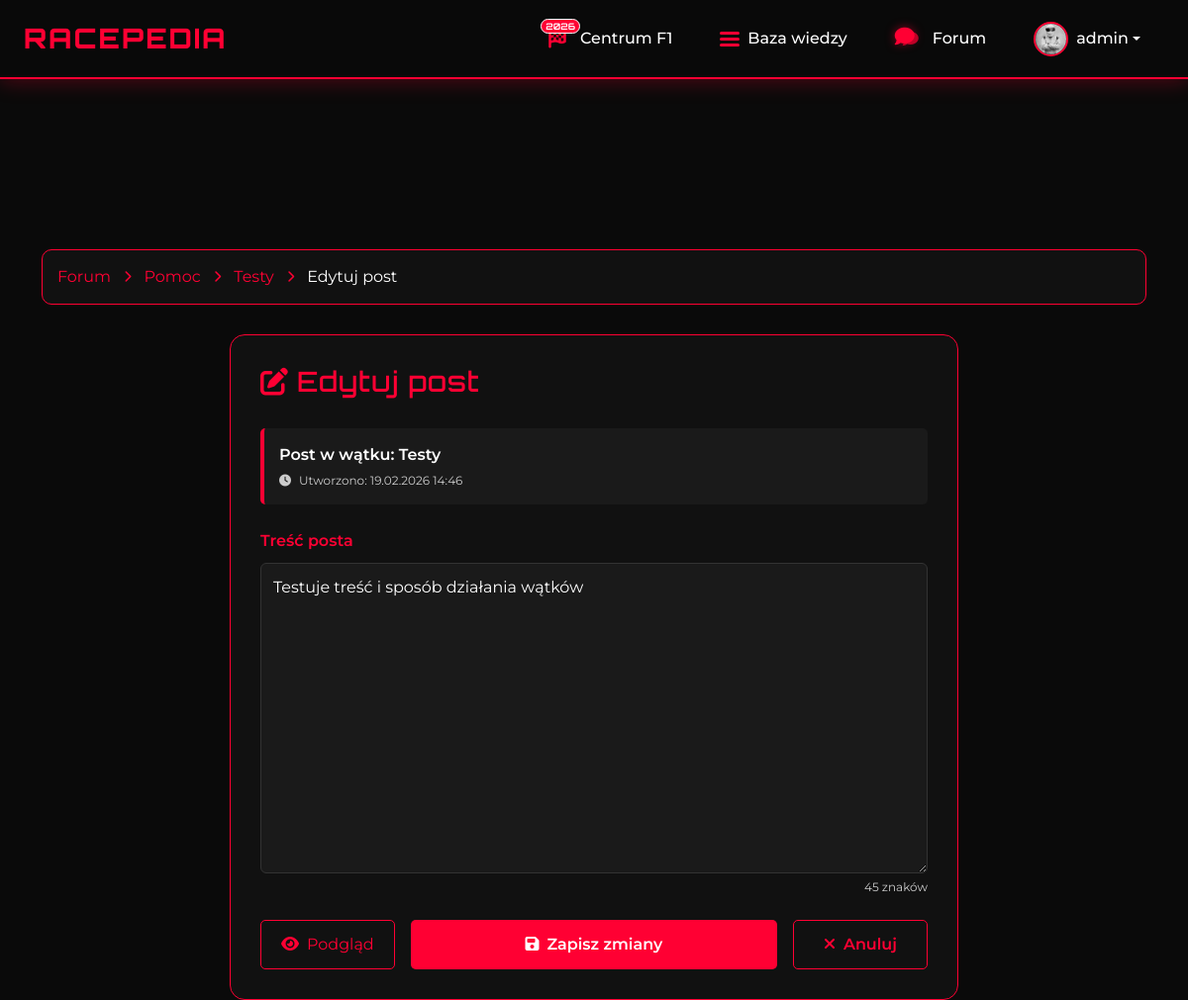
The app's page /forum/edit_post.php?id=1 (signed in) with its own data.
### tables this page shows
CREATE TABLE `forum_posts` (
  `id` int NOT NULL,
  `thread_id` int NOT NULL,
  `content` text NOT NULL,
  `author_id` int NOT NULL,
  `created_at` timestamp NOT NULL DEFAULT CURRENT_TIMESTAMP,
  `updated_at` timestamp NULL DEFAULT NULL ON UPDATE CURRENT_TIMESTAMP,
  `is_edited` tinyint(1) NOT NULL DEFAULT '0',
  `is_solution` tinyint(1) NOT NULL DEFAULT '0'
);

CREATE TABLE `forum_categories` (
  `id` int NOT NULL,
  `name` varchar(100) NOT NULL,
  `description` text,
  `icon` varchar(50) DEFAULT NULL,
  `display_order` int NOT NULL DEFAULT '0',
  `is_active` tinyint(1) NOT NULL DEFAULT '1'
);

CREATE TABLE `forum_threads` (
  `id` int NOT NULL,
  `category_id` int NOT NULL,
  `title` varchar(255) NOT NULL,
  `content` text NOT NULL,
  `author_id` int NOT NULL,
  `created_at` timestamp NOT NULL DEFAULT CURRENT_TIMESTAMP,
  `updated_at` timestamp NULL DEFAULT NULL ON UPDATE CURRENT_TIMESTAMP,
  `views` int NOT NULL DEFAULT '0',
  `is_pinned` tinyint(1) NOT NULL DEFAULT '0',
  `is_locked` tinyint(1) NOT NULL DEFAULT '0',
  `last_post_id` int DEFAULT NULL,
  `last_post_at` timestamp NULL DEFAULT NULL
);

### forum/edit_post.php (the view, shortened to what this page needs)
<?php
include "../backend/config.php";
$post_id = $_GET['id'] ?? 0;
$stmt = $conn->prepare("
    SELECT p.*, t.id as thread_id, t.title as thread_title,
           c.id as category_id, c.name as category_name
    FROM forum_posts p
    JOIN forum_threads t ON p.thread_id = t.id
    JOIN forum_categories c ON t.category_id = c.id
    WHERE p.id = ?
");
$stmt->bind_param("i", $post_id);
$stmt->execute();
$post = $stmt->get_result()->fetch_assoc();
?>
<!DOCTYPE html>
<html lang="pl">
<head>
    <link href="https://cdn.jsdelivr.net/npm/bootstrap@5.3.2/dist/css/bootstrap.min.css" rel="stylesheet">
    <link rel="stylesheet" href="https://cdnjs.cloudflare.com/ajax/libs/font-awesome/6.4.2/css/all.min.css">
    <?php include "../components/styles.php"; ?>
</head>
<body>
<?php include "../components/navbar.php"; ?>
<div class="container mt-5 pt-5">
    <div class="breadcrumb-custom">
        <div class="d-flex align-items-center flex-wrap" style="gap: 5px;">
            <a href="index.php" style="color: #ff0033; text-decoration: none;">Forum</a>
            <i class="fas fa-chevron-right mx-2" style="color: #ff0033; font-size: 12px;"></i>
            <a href="category.php?id=<?= $post['category_id'] ?>" style="color: #ff0033; text-decoration: none;">
                <?= htmlspecialchars($post['category_name']) ?>
            </a>
            <i class="fas fa-chevron-right mx-2" style="color: #ff0033; font-size: 12px;"></i>
            <a href="thread.php?id=<?= $post['thread_id'] ?>" style="color: #ff0033; text-decoration: none;">
                <?= htmlspecialchars($post['thread_title']) ?>
            </a>
            <i class="fas fa-chevron-right mx-2" style="color: #ff0033; font-size: 12px;"></i>
            <span style="color: white;">Edytuj post</span>
        </div>
    </div>
    <div class="row justify-content-center">
        <div class="col-md-8">
            <div class="form-container">
                <h3 style="font-family: 'Orbitron'; color: #ff0033; margin-bottom: 30px;">
                    <i class="fas fa-edit me-2"></i>Edytuj post
                </h3>
                <div class="post-info">
                    <div class="post-info-title">Post w wątku: <?= htmlspecialchars($post['thread_title']) ?></div>
                    <div class="post-info-meta">
                        <i class="fas fa-clock me-2"></i>Utworzono: <?= date('d.m.Y H:i', strtotime($post['created_at'])) ?>
                    </div>
                </div>
                <form method="POST" action="" id="editForm">
                    <div class="mb-4">
                        <label class="form-label">Treść posta</label>
                        <textarea name="content"
                                  id="postContent"
                                  class="form-control"
                                  rows="12"
                                  required><?= htmlspecialchars($post['content']) ?></textarea>
                        <div class="character-counter">
                            <span id="contentCounter"><?= strlen($post['content']) ?></span> znaków
                        </div>
                    </div>
                    <div class="d-flex gap-3">
                        <button type="button" class="preview-btn" onclick="togglePreview()">
                            <i class="fas fa-eye me-2"></i>Podgląd
                        </button>
                        <button type="submit" class="btn-submit flex-grow-1">
                            <i class="fas fa-save me-2"></i>Zapisz zmiany
                        </button>
                        <a href="thread.php?id=<?= $post['thread_id'] ?>" class="btn-cancel">
                            <i class="fas fa-times me-2"></i>Anuluj
                        </a>
                    </div>
                </form>
            </div>
        </div>
    </div>
</div>
</body>
</html>

### components/styles.php (style rules this page uses)
:root { --bg-primary: #0a0a0a; --bg-secondary: #111111; --bg-card: #111111; --accent-red: #ff0033; --accent-red-hover: #ff1a47; --accent-red-transparent: rgba(255, 0, 51, 0.2); --text-primary: #ffffff; --text-secondary: #cccccc; --border-color: rgba(255, 0, 51, 0.3); --glass-bg: rgba(17, 17, 17, 0.8); --glass-border: rgba(255, 0, 51, 0.2); }
body { background: var(--bg-primary); color: var(--text-primary); font-family: 'Montserrat', sans-serif; min-height: 100vh; padding-top: 76px; }
h1, h2, h3, h4, h5, h6, .logo, .brand-text { font-family: 'Orbitron', sans-serif; letter-spacing: 1px; }

### forum/edit_post.php (style rules this page uses)
.breadcrumb-custom { background: #111; border: 1px solid #ff0033; border-radius: 10px; padding: 15px; margin-bottom: 30px; }
.form-container { background: #111; border: 1px solid #ff0033; border-radius: 15px; padding: 30px; }
.post-info { background: #1a1a1a; border-left: 4px solid #ff0033; padding: 15px; margin-bottom: 25px; border-radius: 5px; }
.post-info-title { font-weight: 600; color: white; margin-bottom: 5px; }
.post-info-meta { font-size: 12px; color: #ccc; }
.form-label { color: #ff0033; font-weight: 600; margin-bottom: 10px; }
.form-control { background: #1a1a1a; border: 1px solid #333; color: white; padding: 12px; font-family: 'Montserrat', sans-serif; }
.btn-submit { background: #ff0033; color: white; border: none; padding: 12px 30px; font-weight: 600; border-radius: 5px; transition: all 0.3s ease; }
.btn-cancel { background: transparent; border: 1px solid #ff0033; color: #ff0033; padding: 12px 30px; font-weight: 600; border-radius: 5px; transition: all 0.3s ease; text-decoration: none; display: inline-block; }
.character-counter { color: #ccc; font-size: 12px; margin-top: 5px; text-align: right; }
.preview-btn { background: transparent; border: 1px solid #ff0033; color: #ff0033; padding: 12px 20px; border-radius: 5px; transition: all 0.3s ease; cursor: pointer; }

### records on screen
forum_posts: forum_categories.name "Pomoc", thread.title "Testy", created_at "19.02.2026 14:46", content "Testuje treść i sposób działania wątków", content "45"

### other values on screen
$username "admin"
